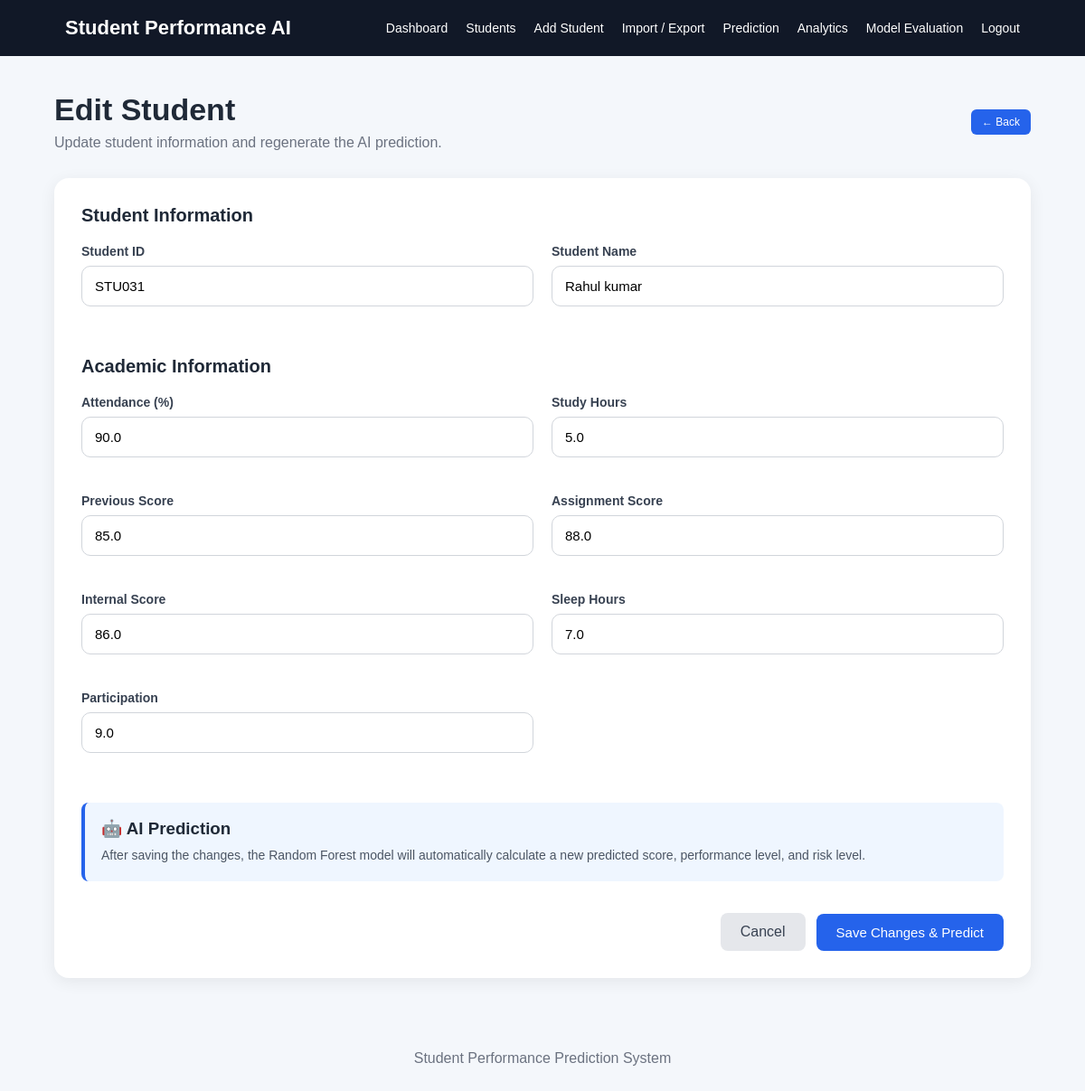
Page /students/edit/2 (signed in) on the committed database.
### tables this page shows
CREATE TABLE students (

            id INTEGER PRIMARY KEY AUTOINCREMENT,

            student_id TEXT UNIQUE NOT NULL,

            name TEXT NOT NULL,

            attendance REAL NOT NULL,

            study_hours REAL NOT NULL,

            previous_score REAL NOT NULL,

            assignment_score REAL NOT NULL,

            internal_score REAL NOT NULL,

            sleep_hours REAL NOT NULL,

            participation REAL NOT NULL,

            predicted_score REAL,

            performance TEXT,

            risk_level TEXT

        );

### app.py (the view, shortened to what this page needs)
@app.route("/students/edit/<int:student_id>", methods=["GET", "POST"])
def edit_student(student_id):
    if "username" not in session:
        return redirect(url_for("login"))
    connection = get_db_connection()
    student = connection.execute(
        "SELECT * FROM students WHERE id = ?",
        (student_id,)
    ).fetchone()
    if student is None:
        connection.close()
        return "Student not found", 404
    connection.close()
    return render_template(
        "edit_student.html",
        student=student
    )

### app.py (called while the page is built)
def get_db_connection():
    connection = sqlite3.connect(DATABASE)
    connection.row_factory = sqlite3.Row
    return connection

### templates/edit_student.html (shortened to what this page needs)
{% extends "base.html" %}
{% block content %}
<div class="page-header">
    <div>
        <h1>Edit Student</h1>
        <p>
            Update student information and regenerate the AI prediction.
        </p>
    </div>
    <a
        href="{{ url_for('student_detail', student_id=student['id']) }}"
        class="view-btn">
        ← Back
    </a>
</div>
<div class="form-container">
    <form method="POST">
        <div class="form-section">
            <h2>Student Information</h2>
            <div class="form-grid">
                <div class="form-group">
                    <label for="student_id">
                        Student ID
                    </label>
                    <input
                        type="text"
                        id="student_id"
                        name="student_id"
                        value="{{ student['student_id'] }}"
                        required>
                </div>
                <div class="form-group">
                    <label for="name">
                        Student Name
                    </label>
                    <input
                        type="text"
                        id="name"
                        name="name"
                        value="{{ student['name'] }}"
                        required>
                </div>
            </div>
        </div>
        <div class="form-section">
            <h2>Academic Information</h2>
            <div class="form-grid">
                <div class="form-group">
                    <label for="attendance">
                        Attendance (%)
                    </label>
                    <input
                        type="number"
                        id="attendance"
                        name="attendance"
                        min="0"
                        max="100"
                        step="0.1"
                        value="{{ student['attendance'] }}"
                        required>
                </div>
                <div class="form-group">
                    <label for="study_hours">
                        Study Hours
                    </label>
                    <input
                        type="number"
                        id="study_hours"
                        name="study_hours"
                        min="0"
                        max="24"
                        step="0.1"
                        value="{{ student['study_hours'] }}"
                        required>
                </div>
                <div class="form-group">
                    <label for="previous_score">
                        Previous Score
                    </label>
                    <input
                        type="number"
                        id="previous_score"
                        name="previous_score"
                        min="0"
                        max="100"
                        step="0.1"
                        value="{{ student['previous_score'] }}"
                        required>
                </div>
                <div class="form-group">
                    <label for="assignment_score">
                        Assignment Score
                    </label>
                    <input
                        type="number"
                        id="assignment_score"
                        name="assignment_score"
                        min="0"
                        max="100"
                        step="0.1"
                        value="{{ student['assignment_score'] }}"
                        required>
                </div>
                <div class="form-group">
                    <label for="internal_score">
                        Internal Score
                    </label>
                    <input
                        type="number"
                        id="internal_score"
                        name="internal_score"
                        min="0"
                        max="100"
                        step="0.1"
                        value="{{ student['internal_score'] }}"
                        required>
                </div>
                <div class="form-group">
                    <label for="sleep_hours">
                        Sleep Hours
                    </label>
                    <input
                        type="number"
                        id="sleep_hours"
                        name="sleep_hours"
                        min="0"
                        max="24"
                        step="0.1"
                        value="{{ student['sleep_hours'] }}"
                        required>
                </div>
                <div class="form-group">
                    <label for="participation">
                        Participation
                    </label>
                    <input
                        type="number"
                        id="participation"
                        name="participation"
                        min="0"
                        max="10"
                        step="0.1"
                        value="{{ student['participation'] }}"
                        required>
                </div>
            </div>
        </div>
        <div class="prediction-notice">
            <h3>🤖 AI Prediction</h3>
            <p>
                After saving the changes, the Random Forest model
                will automatically calculate a new predicted score,
                performance level, and risk level.
            </p>
        </div>
        <div class="form-actions">
            <a
                href="{{ url_for('student_detail', student_id=student['id']) }}"
                class="cancel-btn">
                Cancel
            </a>
            <button
                type="submit"
                class="btn">
                Save Changes & Predict
            </button>
        </div>
    </form>
</div>
{% endblock %}

### static/css/style.css (style rules this page uses)
* { box-sizing: border-box; margin: 0; padding: 0; }
body { font-family: Arial, Helvetica, sans-serif; background: #f4f7fb; color: #1f2937; min-height: 100vh; }
.btn { display: inline-block; background: #2563eb; color: white; border: none; padding: 12px 22px; border-radius: 8px; text-decoration: none; cursor: pointer; font-size: 15px; }
.form-group { margin-bottom: 20px; }
.form-group label { display: block; margin-bottom: 8px; font-weight: bold; }
.form-group input { width: 100%; padding: 13px; border: 1px solid #d1d5db; border-radius: 8px; font-size: 15px; outline: none; }
.view-btn { display: inline-block; padding: 7px 12px; background: #2563eb; color: white; text-decoration: none; border-radius: 6px; font-size: 12px; }
.page-header { display: flex; justify-content: space-between; align-items: center; margin-bottom: 30px; }
.page-header h1 { font-size: 34px; margin-bottom: 8px; }
.page-header p { color: #6b7280; }
.form-grid { display: grid; grid-template-columns: repeat(2, 1fr); gap: 20px; margin-bottom: 35px; }
.form-actions { display: flex; justify-content: flex-end; gap: 12px; padding-top: 10px; }
.cancel-btn { background: #6b7280; }
.form-container { background: white; padding: 30px; border-radius: 16px; box-shadow: 0 4px 18px rgba(0, 0, 0, 0.07); }
.form-section { margin-bottom: 30px; }
.form-section h2 { font-size: 20px; margin-bottom: 20px; }
.form-grid { display: grid; grid-template-columns: repeat(2, 1fr); gap: 20px; }
.form-group { display: flex; flex-direction: column; }
.form-group label { font-size: 14px; font-weight: 600; margin-bottom: 8px; }
.form-group input { padding: 12px 14px; border: 1px solid #d1d5db; border-radius: 8px; font-size: 14px; outline: none; }
.prediction-notice { background: #eff6ff; border-left: 4px solid #2563eb; padding: 18px; border-radius: 8px; margin-bottom: 25px; }
.prediction-notice h3 { margin-bottom: 7px; }
.prediction-notice p { color: #4b5563; font-size: 14px; line-height: 1.6; }
.form-actions { display: flex; justify-content: flex-end; gap: 12px; align-items: center; }
.cancel-btn { padding: 12px 22px; border-radius: 8px; text-decoration: none; color: #374151; background: #e5e7eb; }
.form-group label { font-weight: 600; color: #374151; margin-bottom: 8px; font-size: 14px; }
.form-group input { width: 100%; box-sizing: border-box; padding: 13px 14px; border: 1px solid #d1d5db; border-radius: 10px; font-size: 15px; outline: none; background: #ffffff; transition: 0.2s ease; }
.form-group input::placeholder { color: #9ca3af; }

### rows in the picture
students: student_id "STU031", name "Rahul kumar", attendance "90.0", study_hours "5.0", previous_score "85.0", assignment_score "88.0", internal_score "86.0", sleep_hours "7.0", participation "9.0"
